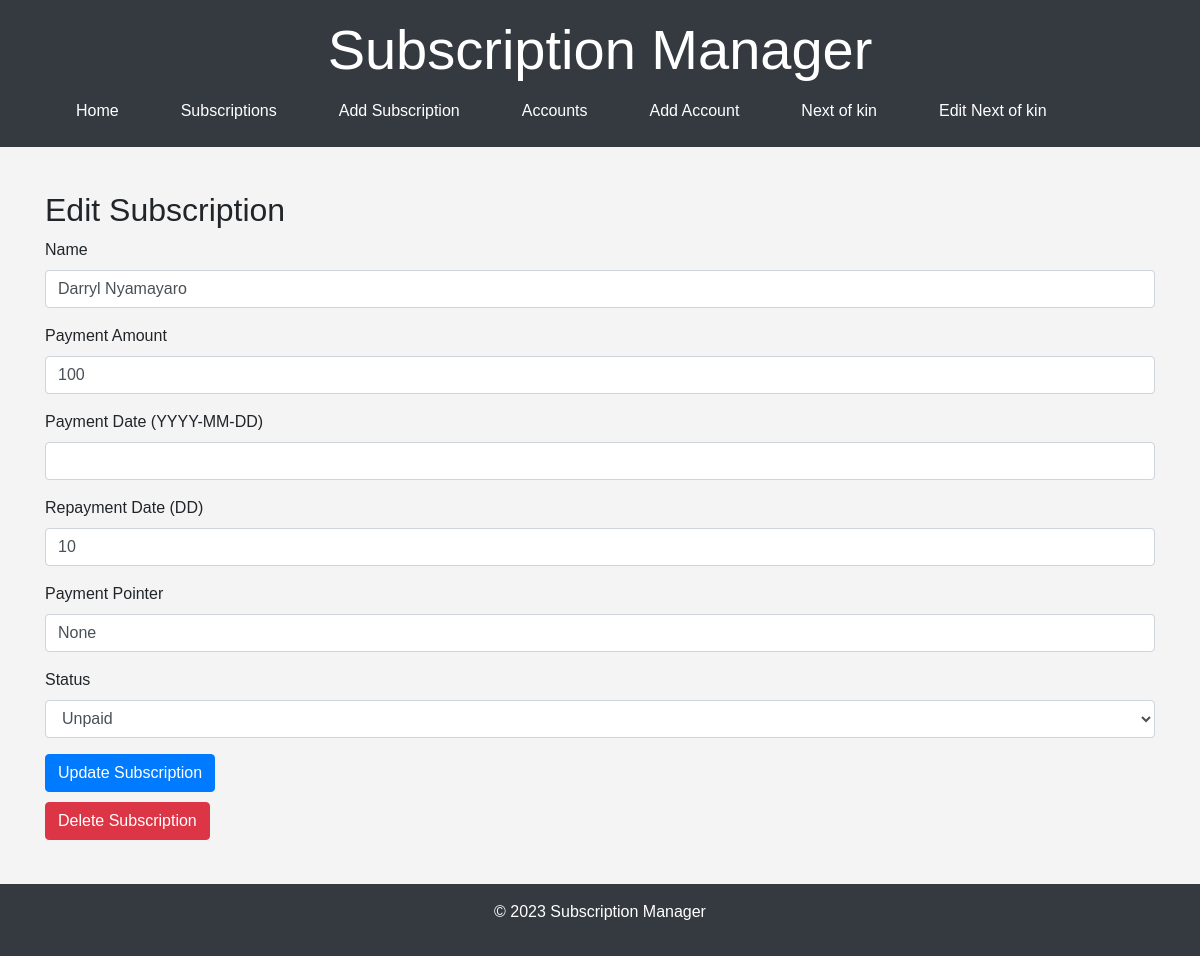
/subscriptions/edit/1, run on an earlier commit of the app's database.
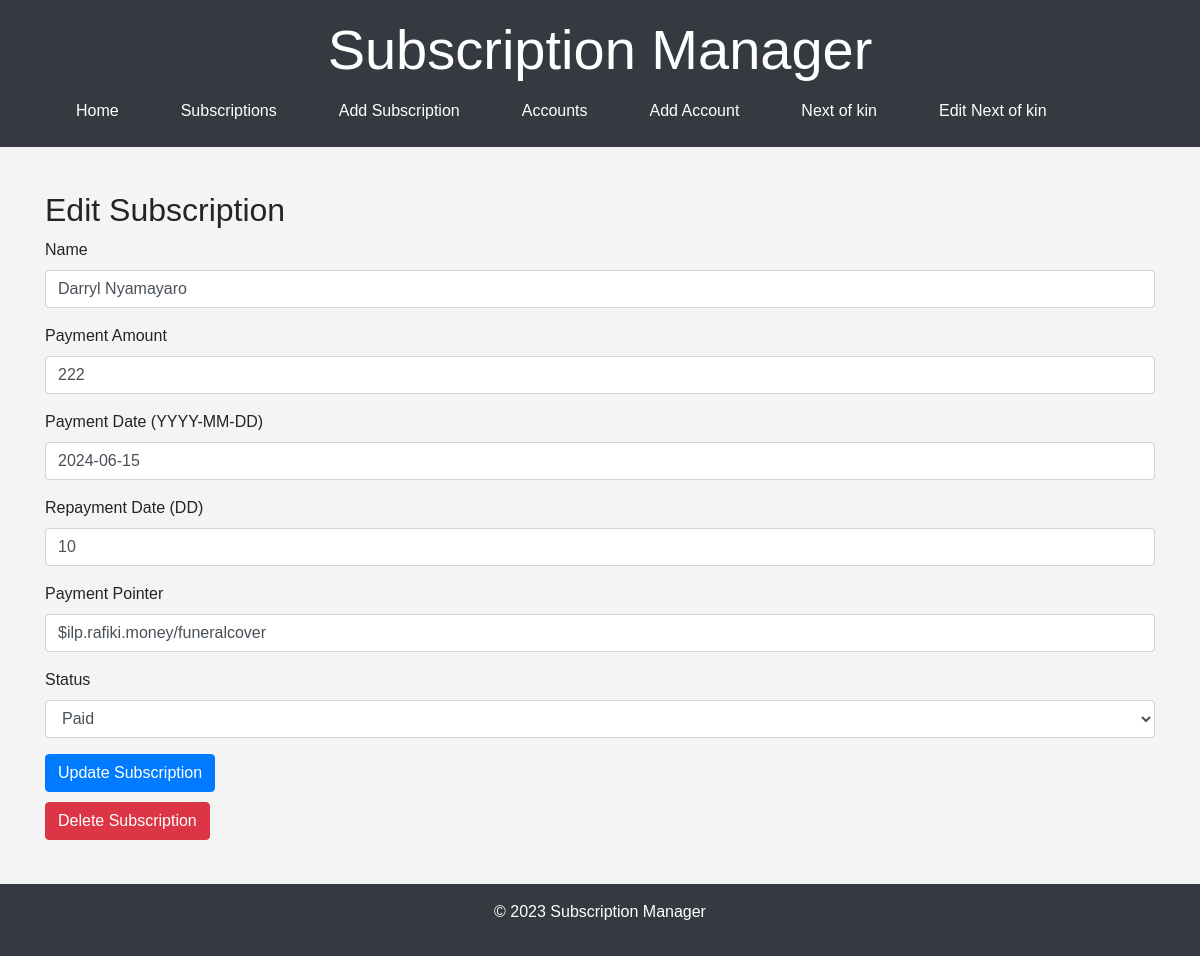
And on a later commit of the database.
### models.py (models this page shows)
class Subscription(Base):
    __tablename__ = "subscriptions"
    id = Column(Integer, primary_key=True, index=True)
    name = Column(String, index=True)
    payment_amount = Column(Integer)
    payment_date = Column(DateTime, nullable=True)  # Initialize as None
    repayment_date = Column(String, default="01")  # Default to the first day of the month
    status = Column(String, default="unpaid")
    account_id = Column(Integer, ForeignKey("accounts.id"), nullable=True)
    payment_pointer = Column(String, nullable=True)
    account = relationship("Account", back_populates="subscriptions")

### main.py (the view)
@app.get("/subscriptions/edit/{subscription_id}")
def edit_subscription_form(subscription_id: int, request: Request, db: Session = Depends(get_db)):
    try:
        subscription = crud.get_subscription(db, subscription_id=subscription_id)
        if subscription is None:
            raise HTTPException(status_code=404, detail="Subscription not found")
        return templates.TemplateResponse("edit_subscription.html", {"request": request, "subscription": subscription})
    except Exception as e:
        logging.error(f"Error fetching subscription data for editing: {e}")
        raise HTTPException(status_code=500, detail="Internal Server Error")

### Templates/edit_subscription.html (shortened to what this page needs)
{% extends "base.html" %}
{% block content %}
<h2>Edit Subscription</h2>
<form method="post" action="/subscriptions/edit/{{ subscription.id }}" class="needs-validation" novalidate>
    <div class="form-group">
        <label for="name">Name</label>
        <input type="text" id="name" name="name" class="form-control" value="{{ subscription.name }}" required>
    </div>
    <div class="form-group">
        <label for="payment_amount">Payment Amount</label>
        <input type="number" id="payment_amount" name="payment_amount" class="form-control" value="{{ subscription.payment_amount }}" required>
    </div>
    <div class="form-group">
        <label for="payment_date">Payment Date (YYYY-MM-DD)</label>
        <input type="text" id="payment_date" name="payment_date" class="form-control" value="{{ subscription.payment_date.strftime('%Y-%m-%d') if subscription.payment_date else '' }}">
    </div>
    <div class="form-group">
        <label for="repayment_date">Repayment Date (DD)</label>
        <input type="text" id="repayment_date" name="repayment_date" class="form-control" value="{{ subscription.repayment_date }}" required>
    </div>
    <div class="form-group">
        <label for="payment_pointer">Payment Pointer</label>
        <input type="text" id="payment_pointer" name="payment_pointer" class="form-control" value="{{ subscription.payment_pointer }}">
    </div>
    <div class="form-group">
        <label for="status">Status</label>
        <select id="status" name="status" class="form-control" required>
            <option value="paid" {% if subscription.status == 'paid' %}selected{% endif %}>Paid</option>
            <option value="unpaid" {% if subscription.status == 'unpaid' %}selected{% endif %}>Unpaid</option>
        </select>
    </div>
    <button type="submit" class="btn btn-primary">Update Subscription</button>
</form>
<form method="post" action="/subscriptions/delete/{{ subscription.id }}" style="margin-top: 10px;">
    <button type="submit" class="btn btn-danger">Delete Subscription</button>
</form>
{% endblock %}

What changed in the data, as far as the page shows it:
changed Subscription "Darryl Nyamayaro": payment_amount "100" → "222"; payment_date (not shown) → "2024-06-15"; payment_pointer "None" → "$ilp.rafiki.money/funeralcover"; status "Unpaid" → "Paid"
